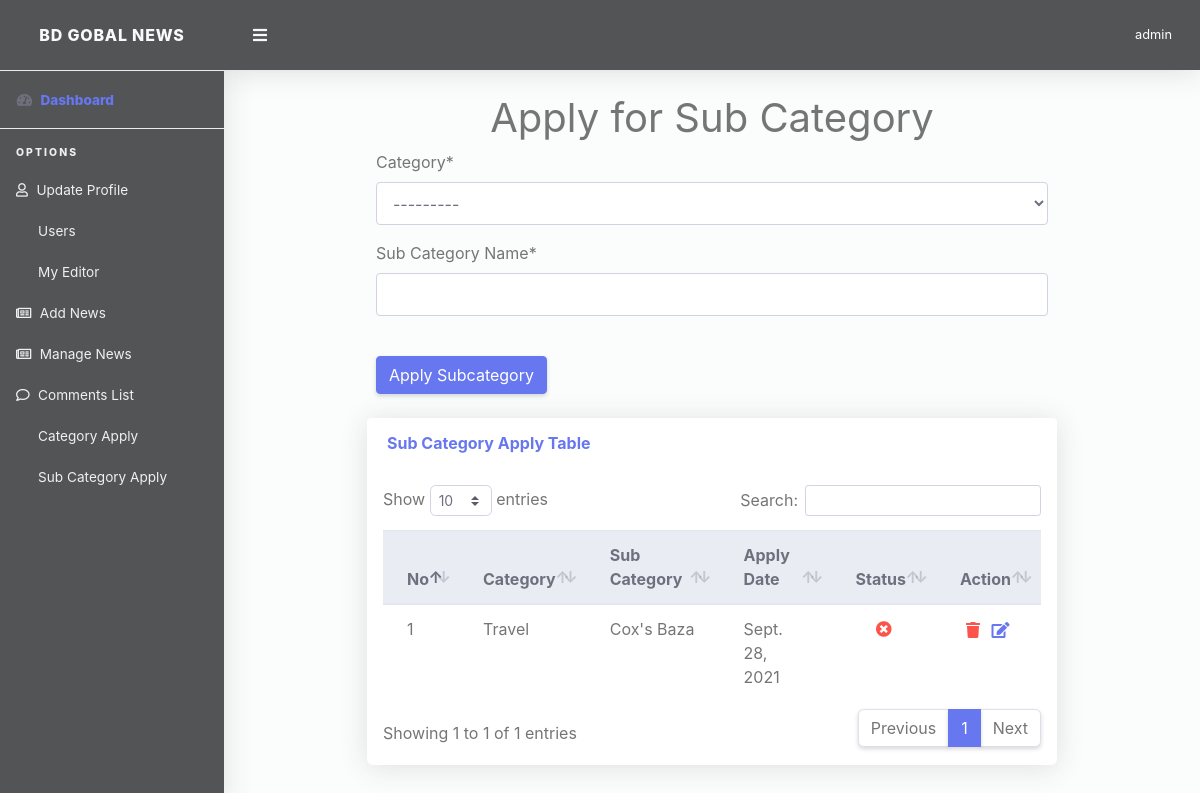
Page /author/subcategory-apply (signed in) on the committed database.
### App_News/models.py (models this page shows, shortened)
class Category(models.Model):
    name = models.CharField(max_length=100)
    is_nav = models.BooleanField(default=False)
    def __str__(self):
        return self.name

class Subcategoryapply(models.Model):
    user = models.ForeignKey(User, on_delete=models.CASCADE)
    category = models.ForeignKey(Category, on_delete=models.CASCADE)
    name = models.CharField(max_length=100)
    status = models.BooleanField(default=False)
    timestamp = models.DateTimeField(auto_now=True, auto_now_add=False)

### App_Author/views.py (the view)
# urls.py: path('subcategory-apply', views.SubcategoryApply, name='subcategory_apply'),
@login_required(login_url='App_Accounts:login')
def SubcategoryApply(request):
    if request.method == "POST":
        form = SubcategoryApplyForm(request.POST or None)
        if form.is_valid():
            cats = form.save(commit=False)
            cats.user = request.user
            cats.save()
            messages.success(request, "Successfully apply for Sub Category", extra_tags="apply_subcats")
            return redirect(request.POST['next'])
    else:
        form = SubcategoryApplyForm()
    context = {
        'form': form,
        'apply_subcategory': Subcategoryapply.objects.filter(user=request.user)
    }
    return render(request, 'App_Author/apply_for_subcategory.html', context)

### App_Author/forms.py
class SubcategoryApplyForm(forms.ModelForm):
    name=forms.CharField(label="Sub Category Name")
    class Meta:
        model = Subcategoryapply
        fields = ['category', 'name',]

### templates/App_Author/apply_for_subcategory.html (shortened to what this page needs)
{% extends 'App_Author/base.html' %}
{% load static %}
{% load crispy_forms_tags %}
{% block content %}
<h1 class="text-center">Apply for Sub Category</h1>
<div class="container">
    <form class="form col-md-9 m-o m-auto" method="post" action="{% url 'App_Author:subcategory_apply' %}">
         {{ form |crispy}}
        <input class="btn btn-primary my-4" type="submit" value="Apply Subcategory">
    </form>
    <div class="row mb-3">
          <div class="col-lg-9 m-0 m-auto">
              <div class="card mb-4">
                <div class="card-header py-3 d-flex flex-row align-items-center justify-content-between">
                  <h6 class="m-0 font-weight-bold text-primary">Sub Category Apply Table</h6>
                </div>
                <div class="table-responsive p-3">
                  <table class="table align-items-center table-flush table-hover" id="dataTableHover">
                    <thead class="thead-light">
                      <tr>
                        <th>No</th>
                        <th>Category</th>
                        <th>Sub Category</th>
                        <th>Apply Date</th>
                        <th>Status</th>
                        <th>Action</th>
                      </tr>
                    </thead>
                    <tbody>
                    {% for g in apply_subcategory %}
                      <tr>
                        <td>{{ forloop.counter }}</td>
                        <td>{{ g.category }}</td>
                        <td>{{ g.name }}</td>
                         <td>{{g.timestamp|date }}</td>
                        {% if g.status == True %}
                        <td class="text-center"><i class="fas fa-check-circle text-success"></i></td>
                        {% else %}
                        <td class="text-center"><i class="fas fa-times-circle text-danger"></i></td>
                        {% endif %}
                        <td>
                            <button style="border: none;background: no-repeat;outline: none;" data-toggle="modal" value="{{ g.id }}" data-target="#subcat_deletec">
                                <i class="fa fa-trash text-danger"></i></button>
                            <a href="{% url 'App_Author:subcategory_apply_update' g.id %}"><i class="text-primary fas fa-fw fa-edit" style="color: #801d3b;"></i></a>
                        </td>
                      </tr>
                     {% endfor %}
                    </tbody>
                  </table>
                </div>
              </div>
            </div>
          </div>
</div>
{% endblock %}

### templates/App_Author/base.html (shortened to what this page needs)
<!DOCTYPE html>
<html lang="en">
{% load static %}
<head>
  <link href="{% static 'superadmin/vendor/fontawesome-free/css/all.min.css' %}" rel="stylesheet" type="text/css">
  <link href="{% static 'superadmin/vendor/bootstrap/css/bootstrap.min.css' %}" rel="stylesheet" type="text/css">
  <link href="{% static 'superadmin/css/ruang-admin.min.css' %}" rel="stylesheet">
  <link href="{% static 'superadmin/vendor/datatables/dataTables.bootstrap4.min.css' %}" rel="stylesheet">
    <link href="{% static 'superadmin/vendor/select2/dist/css/select2.min.css' %}" rel="stylesheet" type="text/css">
<link rel="stylesheet" href="https://pro.fontawesome.com/releases/v5.10.0/css/all.css"/>
</head>
<body id="page-top">
  <div id="wrapper">
    <ul class="navbar-nav sidebar sidebar-light accordion" id="accordionSidebar">
      <a class="sidebar-brand d-flex align-items-center justify-content-center" href="{% url 'App_News:index' %}">
        <div class="sidebar-brand-icon">
            BD GOBAL NEWS
        </div>
      </a>
      <hr class="sidebar-divider my-0">
      <li class="nav-item active">
        <a class="nav-link" href="{% url 'App_Author:author_dashboard' %}">
          <i class="fas fa-fw fa-tachometer-alt"></i>
          <span class="text-primary">Dashboard</span></a>
      </li>
      <hr class="sidebar-divider">
      <div class="sidebar-heading">
       Options
      </div>
	  {% include 'App_Author/author_sidebar_option.html' %}
    </ul>
    <div id="content-wrapper" class="d-flex flex-column">
      <div id="content">
        <nav class="navbar navbar-expand navbar-light bg-navbar topbar mb-4 static-top">
          <button id="sidebarToggleTop" class="btn btn-link rounded-circle mr-3">
            <i class="fa fa-bars"></i>
          </button>
            <ul class="navbar-nav ml-auto">
            <li class="nav-item dropdown no-arrow">
              <a class="nav-link dropdown-toggle" href="#" id="userDropdown" role="button" data-toggle="dropdown"
                aria-haspopup="true" aria-expanded="false">
                <span class="ml-2 d-none d-lg-inline text-white small">{{ request.user }}</span>
              </a>
            </li>
          </ul>
        </nav>
       {% block content %}
       {% endblock %}
      </div>
    </div>
  </div>
</body>
</html>

### templates/App_Author/base.html (style rules this page uses)
.sidebar-light .sidebar-brand { color: #fafafa; background-color: #535456; }
.bg-navbar { color: #fafafa; background-color: #535456 }
.sidebar { color: #fafafa; background-color:#535456 !important; }
.sidebar-light .sidebar-heading { color: #f0f0f0; }
.sidebar-light .nav-item .nav-link { color: #f0f0f0; }
.sidebar-light .nav-item .nav-link i { color: #f0f0f0; }

### rows in the picture
Subcategoryapply: category "Travel", name "Cox's Baza", timestamp "Sept. 28, 2021", status False (drawn)

### other values in the picture
{{ request.user }} "admin"
